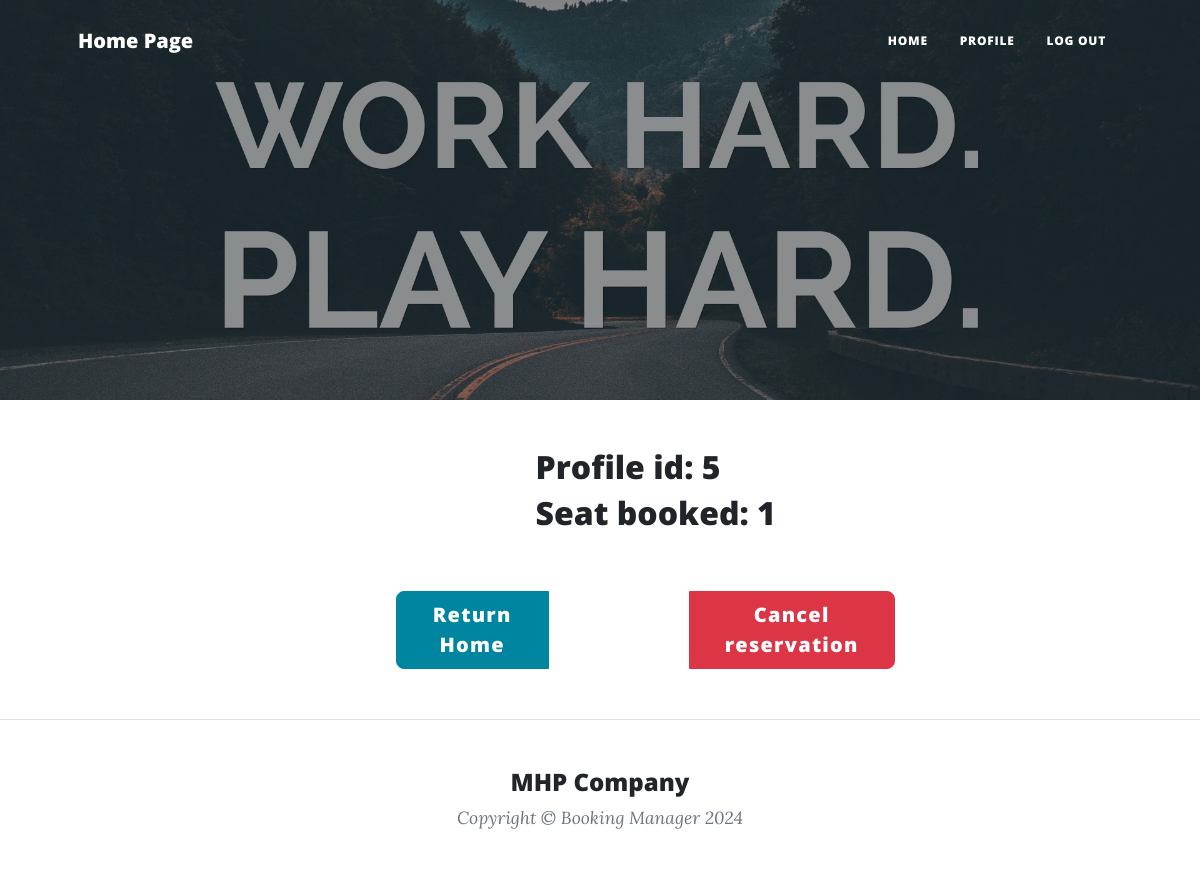
/profile (signed in), run on an earlier commit of the app's database.
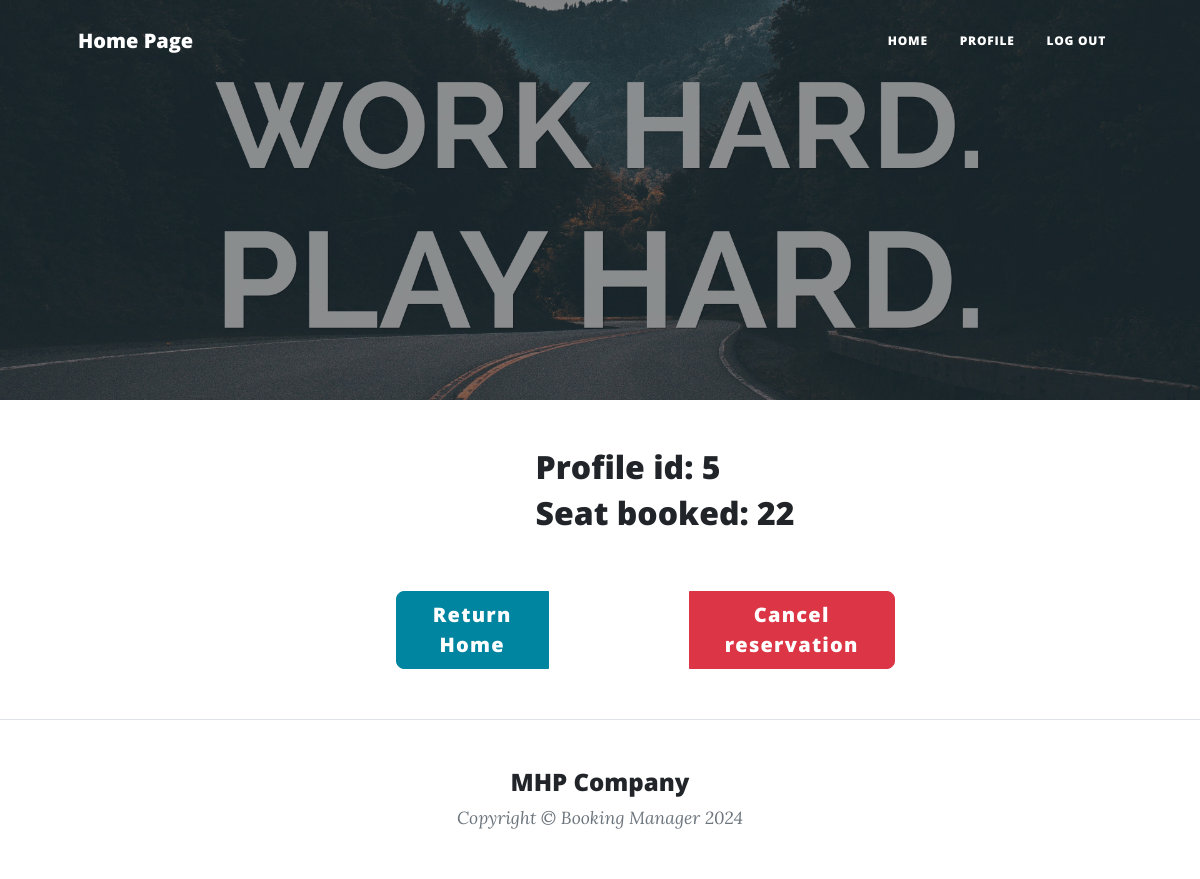
And on a later commit of the database.
### main.py (models this page shows)
class User(UserMixin, db.Model):
    __tablename__ = "users"
    id: Mapped[int] = mapped_column(Integer, primary_key=True)
    email: Mapped[str] = mapped_column(String(100), unique=True)
    password: Mapped[str] = mapped_column(String(100))
    name: Mapped[str] = mapped_column(String(100))
    posts = relationship("BlogPost", back_populates="author")
    comments = relationship("Comment", back_populates="comment_author")

class Seats(db.Model):
    __tablename__ = "reservations"
    id: Mapped[int] = mapped_column(Integer, primary_key=True)
    nr: Mapped[int] = mapped_column(Integer, nullable=False)
    booked: Mapped[int] = mapped_column(Integer, nullable=True)
    author_id: Mapped[int] = mapped_column(Integer, db.ForeignKey("users.id"))

### main.py (the view)
@app.route("/profile")
def profile():
    res = db.session.execute(db.select(Seats).where(Seats.author_id == current_user.id)).scalar()
    return render_template("profile.html", current_user=current_user, res=res)

### main.py (called while the page is built)
@login_manager.user_loader
def load_user(user_id):
    return db.get_or_404(User, user_id)

### templates/profile.html
{% block content %}
{% include "header.html" %}
<header
  class="masthead"
  style="background-image: url('../static/assets/img/quote2.jpg')"
>
</header>
  <div class="container position-relative px-4 px-lg-5">
    <div class="row gx-4 gx-lg-5 justify-content-center">
      <div class="col-md-10 col-lg-8 col-xl-7">
          <h2 style="margin-left: 230px">Profile id: {{ current_user.id }}</h2>
          {% if res: %}
          <h2 style="margin-left: 230px">Seat booked: {{ res.id }}</h2>
          {% else %}
          <h2 style="margin-left: 230px">You have no seats booked.</h2>
          {% endif %}
      </div>
      <div class="col-md-10 col-lg-8 col-xl-7">
          <div class="btn-group" role="group" aria-label="Button group with nested dropdown">
        <a class="btn btn-primary btn-lg" style="margin-left: 90px; margin-right: 50px; margin-bottom: 50px; margin-top: 50px" href="{{ url_for('get_all_posts') }}">Return Home</a>
        <a class="btn btn-danger btn-lg" style="margin-left: 90px; margin-bottom: 50px; margin-top: 50px" href="{{ url_for('cancel_res') }}">Cancel reservation</a>
      </div>
    </div>
  </div>
  </div>
{% include "footer.html" %}
{% endblock %}

### templates/header.html (shortened to what this page needs)
<!DOCTYPE html>
<html lang="en">
  <head>
    {% block styles %}
    {{ bootstrap.load_css() }}
    <link
      href="{{ url_for('static', filename='css/styles.css') }}"
      rel="stylesheet"
    />
    {% endblock %}
  </head>
  <body>
    <nav class="navbar navbar-expand-lg navbar-light" id="mainNav">
      <div class="container px-4 px-lg-5">
        <a class="navbar-brand" href="/">Home Page</a>
        <div class="collapse navbar-collapse" id="navbarResponsive">
          <ul class="navbar-nav ms-auto py-4 py-lg-0">
            <li class="nav-item">
              <a
                class="nav-link px-lg-3 py-3 py-lg-4"
                href="{{ url_for('get_all_posts') }}"
                >Home</a
              >
            </li>
            {% if current_user.is_authenticated: %}
            <li class="nav-item">
            <a
                class="nav-link px-lg-3 py-3 py-lg-4"
                href="{{ url_for('profile') }}"
                >Profile</a
              >
            </li>
            {% endif %}
            {% if not current_user.is_authenticated: %}
            <li class="nav-item">
              <a
                class="nav-link px-lg-3 py-3 py-lg-4"
                href="{{ url_for('login') }}"
                >Login</a
              >
            </li>
            <li class="nav-item">
              <a
                class="nav-link px-lg-3 py-3 py-lg-4"
                href="{{ url_for('register') }}"
                >Register</a
              >
            </li>
            {% else: %}
            <li class="nav-item">
              <a
                class="nav-link px-lg-3 py-3 py-lg-4"
                href="{{ url_for('logout') }}"
                >Log Out</a
              >
            </li>
            {% endif %}
          </ul>
        </div>
      </div>
    </nav>
  </body>
</html>

### templates/footer.html (shortened to what this page needs)
        <footer class="border-top">
          <div class="container px-4 px-lg-5">
              <div class="row gx-4 gx-lg-5 justify-content-center">
                  <div class="col-md-10 col-lg-8 col-xl-7">
                      <h4 class="text-center">MHP Company</h4>
                      <div class="small text-center text-muted fst-italic">Copyright &copy; Booking Manager 2024</div>
                  </div>
              </div>
          </div>
      </footer>
  </body>
</html>

What changed in the data, as far as the page shows it:
no longer on this page (row edited): Seats: id "1"
added Seats: id "22"
